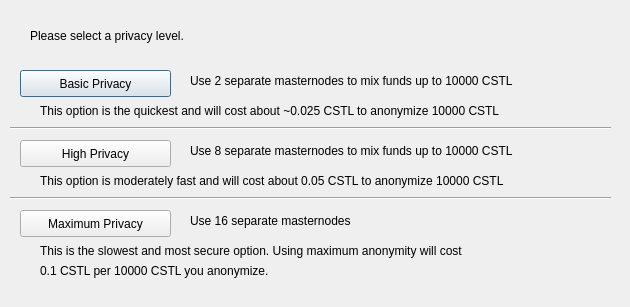
<?xml version="1.0" encoding="UTF-8"?>
<ui version="4.0">
 <class>ObfuscationConfig</class>
 <widget class="QDialog" name="ObfuscationConfig">
  <property name="geometry">
   <rect>
    <x>0</x>
    <y>0</y>
    <width>630</width>
    <height>307</height>
   </rect>
  </property>
  <property name="windowTitle">
   <string>Configure Obfuscation</string>
  </property>
  <widget class="QPushButton" name="buttonBasic">
   <property name="geometry">
    <rect>
     <x>20</x>
     <y>70</y>
     <width>151</width>
     <height>27</height>
    </rect>
   </property>
   <property name="text">
    <string>Basic Privacy</string>
   </property>
  </widget>
  <widget class="QPushButton" name="buttonHigh">
   <property name="geometry">
    <rect>
     <x>20</x>
     <y>140</y>
     <width>151</width>
     <height>27</height>
    </rect>
   </property>
   <property name="text">
    <string>High Privacy</string>
   </property>
  </widget>
  <widget class="QPushButton" name="buttonMax">
   <property name="geometry">
    <rect>
     <x>20</x>
     <y>210</y>
     <width>151</width>
     <height>27</height>
    </rect>
   </property>
   <property name="text">
    <string>Maximum Privacy</string>
   </property>
  </widget>
  <widget class="QLabel" name="label">
   <property name="geometry">
    <rect>
     <x>30</x>
     <y>20</y>
     <width>571</width>
     <height>31</height>
    </rect>
   </property>
   <property name="text">
    <string>Please select a privacy level.</string>
   </property>
  </widget>
  <widget class="QLabel" name="label_2">
   <property name="geometry">
    <rect>
     <x>190</x>
     <y>70</y>
     <width>421</width>
     <height>21</height>
    </rect>
   </property>
   <property name="text">
    <string>Use 2 separate masternodes to mix funds up to 10000 CSTL</string>
   </property>
  </widget>
  <widget class="QLabel" name="label_3">
   <property name="geometry">
    <rect>
     <x>190</x>
     <y>140</y>
     <width>411</width>
     <height>21</height>
    </rect>
   </property>
   <property name="text">
    <string>Use 8 separate masternodes to mix funds up to 10000 CSTL</string>
   </property>
  </widget>
  <widget class="QLabel" name="label_4">
   <property name="geometry">
    <rect>
     <x>190</x>
     <y>210</y>
     <width>421</width>
     <height>21</height>
    </rect>
   </property>
   <property name="text">
    <string>Use 16 separate masternodes</string>
   </property>
  </widget>
  <widget class="QLabel" name="label_6">
   <property name="geometry">
    <rect>
     <x>40</x>
     <y>100</y>
     <width>561</width>
     <height>21</height>
    </rect>
   </property>
   <property name="text">
    <string>This option is the quickest and will cost about ~0.025 CSTL to anonymize 10000 CSTL</string>
   </property>
  </widget>
  <widget class="QLabel" name="label_7">
   <property name="geometry">
    <rect>
     <x>40</x>
     <y>170</y>
     <width>561</width>
     <height>21</height>
    </rect>
   </property>
   <property name="text">
    <string>This option is moderately fast and will cost about 0.05 CSTL to anonymize 10000 CSTL</string>
   </property>
  </widget>
  <widget class="QLabel" name="label_8">
   <property name="geometry">
    <rect>
     <x>40</x>
     <y>240</y>
     <width>561</width>
     <height>21</height>
    </rect>
   </property>
   <property name="text">
    <string>This is the slowest and most secure option. Using maximum anonymity will cost</string>
   </property>
  </widget>
  <widget class="QLabel" name="label_9">
   <property name="geometry">
    <rect>
     <x>40</x>
     <y>260</y>
     <width>561</width>
     <height>21</height>
    </rect>
   </property>
   <property name="text">
    <string>0.1 CSTL per 10000 CSTL you anonymize.</string>
   </property>
  </widget>
  <widget class="Line" name="line">
   <property name="geometry">
    <rect>
     <x>10</x>
     <y>120</y>
     <width>601</width>
     <height>16</height>
    </rect>
   </property>
   <property name="orientation">
    <enum>Qt::Horizontal</enum>
   </property>
  </widget>
  <widget class="Line" name="line_2">
   <property name="geometry">
    <rect>
     <x>10</x>
     <y>190</y>
     <width>601</width>
     <height>16</height>
    </rect>
   </property>
   <property name="orientation">
    <enum>Qt::Horizontal</enum>
   </property>
  </widget>
 </widget>
 <resources/>
 <connections/>
</ui>
